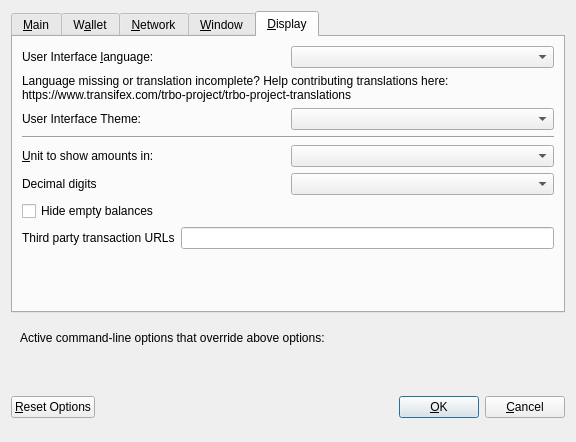
<?xml version="1.0" encoding="UTF-8"?>
<ui version="4.0">
 <class>OptionsDialog</class>
 <widget class="QDialog" name="OptionsDialog">
  <property name="geometry">
   <rect>
    <x>0</x>
    <y>0</y>
    <width>576</width>
    <height>442</height>
   </rect>
  </property>
  <property name="windowTitle">
   <string>Options</string>
  </property>
  <property name="modal">
   <bool>true</bool>
  </property>
  <layout class="QVBoxLayout" name="verticalLayout">
   <item>
    <widget class="QTabWidget" name="tabWidget">
     <property name="currentIndex">
      <number>4</number>
     </property>
     <widget class="QWidget" name="tabMain">
      <attribute name="title">
       <string>&amp;Main</string>
      </attribute>
      <layout class="QVBoxLayout" name="verticalLayout_Main">
       <item>
        <widget class="QCheckBox" name="bitcoinAtStartup">
         <property name="toolTip">
          <string>Automatically start TRBO after logging in to the system.</string>
         </property>
         <property name="text">
          <string>&amp;Start TRBO on system login</string>
         </property>
        </widget>
       </item>
       <item>
        <layout class="QHBoxLayout" name="horizontalLayout_2_Main">
         <item>
          <widget class="QLabel" name="databaseCacheLabel">
           <property name="text">
            <string>Size of &amp;database cache</string>
           </property>
           <property name="textFormat">
            <enum>Qt::PlainText</enum>
           </property>
           <property name="buddy">
            <cstring>databaseCache</cstring>
           </property>
          </widget>
         </item>
         <item>
          <widget class="QSpinBox" name="databaseCache"/>
         </item>
         <item>
          <widget class="QLabel" name="databaseCacheUnitLabel">
           <property name="text">
            <string>MB</string>
           </property>
           <property name="textFormat">
            <enum>Qt::PlainText</enum>
           </property>
          </widget>
         </item>
         <item>
          <spacer name="horizontalSpacer_2_Main">
           <property name="orientation">
            <enum>Qt::Horizontal</enum>
           </property>
           <property name="sizeHint" stdset="0">
            <size>
             <width>40</width>
             <height>20</height>
            </size>
           </property>
          </spacer>
         </item>
        </layout>
       </item>
       <item>
        <layout class="QHBoxLayout" name="horizontalLayout_3_Main">
         <item>
          <widget class="QLabel" name="threadsScriptVerifLabel">
           <property name="text">
            <string>Number of script &amp;verification threads</string>
           </property>
           <property name="textFormat">
            <enum>Qt::PlainText</enum>
           </property>
           <property name="buddy">
            <cstring>threadsScriptVerif</cstring>
           </property>
          </widget>
         </item>
         <item>
          <widget class="QSpinBox" name="threadsScriptVerif">
           <property name="toolTip">
            <string>(0 = auto, &lt;0 = leave that many cores free)</string>
           </property>
          </widget>
         </item>
         <item>
          <spacer name="horizontalSpacer_3_Main">
           <property name="orientation">
            <enum>Qt::Horizontal</enum>
           </property>
           <property name="sizeHint" stdset="0">
            <size>
             <width>40</width>
             <height>20</height>
            </size>
           </property>
          </spacer>
         </item>
        </layout>
       </item>
       <item>
        <spacer name="verticalSpacer_2">
         <property name="orientation">
          <enum>Qt::Vertical</enum>
         </property>
         <property name="sizeHint" stdset="0">
          <size>
           <width>20</width>
           <height>40</height>
          </size>
         </property>
        </spacer>
       </item>
      </layout>
     </widget>
     <widget class="QWidget" name="tabWallet">
      <attribute name="title">
       <string>W&amp;allet</string>
      </attribute>
      <layout class="QVBoxLayout" name="verticalLayout_Wallet">
       <item>
        <layout class="QHBoxLayout" name="horizontalLayout_2_Wallet">
         <item>
          <widget class="QLabel" name="labelStakeSplitThresholdText">
           <property name="text">
            <string>Stake split threshold:</string>
           </property>
          </widget>
         </item>
         <item>
          <widget class="QSpinBox" name="spinBoxStakeSplitThreshold">
           <property name="minimum">
            <number>1</number>
           </property>
           <property name="maximum">
            <number>999999</number>
           </property>
          </widget>
         </item>
        </layout>
       </item>
       <item>
        <widget class="QGroupBox" name="groupBox">
         <property name="title">
          <string>Expert</string>
         </property>
         <layout class="QVBoxLayout" name="verticalLayout_2">
          <item>
           <widget class="QCheckBox" name="coinControlFeatures">
            <property name="toolTip">
             <string>Whether to show coin control features or not.</string>
            </property>
            <property name="text">
             <string>Enable coin &amp;control features</string>
            </property>
           </widget>
          </item>
          <item>
           <widget class="QCheckBox" name="showMasternodesTab">
            <property name="toolTip">
             <string>Show additional tab listing all your masternodes in first sub-tab&lt;br/&gt;and all masternodes on the network in second sub-tab.</string>
            </property>
            <property name="text">
             <string>Show Masternodes Tab</string>
            </property>
           </widget>
          </item>
          <item>
           <widget class="QCheckBox" name="spendZeroConfChange">
            <property name="toolTip">
             <string>If you disable the spending of unconfirmed change, the change from a transaction&lt;br/&gt;cannot be used until that transaction has at least one confirmation.&lt;br/&gt;This also affects how your balance is computed.</string>
            </property>
            <property name="text">
             <string>&amp;Spend unconfirmed change</string>
            </property>
           </widget>
          </item>
         </layout>
        </widget>
       </item>
       <item>
        <spacer name="verticalSpacer_Wallet">
         <property name="orientation">
          <enum>Qt::Vertical</enum>
         </property>
         <property name="sizeHint" stdset="0">
          <size>
           <width>20</width>
           <height>40</height>
          </size>
         </property>
        </spacer>
       </item>
      </layout>
     </widget>
     <widget class="QWidget" name="tabNetwork">
      <attribute name="title">
       <string>&amp;Network</string>
      </attribute>
      <layout class="QVBoxLayout" name="verticalLayout_Network">
       <item>
        <widget class="QCheckBox" name="mapPortUpnp">
         <property name="toolTip">
          <string>Automatically open the TRBO client port on the router. This only works when your router supports UPnP and it is enabled.</string>
         </property>
         <property name="text">
          <string>Map port using &amp;UPnP</string>
         </property>
        </widget>
       </item>
       <item>
        <widget class="QCheckBox" name="allowIncoming">
         <property name="toolTip">
          <string>Accept connections from outside</string>
         </property>
         <property name="text">
          <string>Allow incoming connections</string>
         </property>
        </widget>
       </item>
       <item>
        <widget class="QCheckBox" name="connectSocks">
         <property name="toolTip">
          <string>Connect to the TRBO network through a SOCKS5 proxy.</string>
         </property>
         <property name="text">
          <string>&amp;Connect through SOCKS5 proxy (default proxy):</string>
         </property>
        </widget>
       </item>
       <item>
        <layout class="QHBoxLayout" name="horizontalLayout_1_Network">
         <item>
          <widget class="QLabel" name="proxyIpLabel">
           <property name="text">
            <string>Proxy &amp;IP:</string>
           </property>
           <property name="textFormat">
            <enum>Qt::PlainText</enum>
           </property>
           <property name="buddy">
            <cstring>proxyIp</cstring>
           </property>
          </widget>
         </item>
         <item>
          <widget class="QValidatedLineEdit" name="proxyIp">
           <property name="minimumSize">
            <size>
             <width>140</width>
             <height>0</height>
            </size>
           </property>
           <property name="maximumSize">
            <size>
             <width>140</width>
             <height>16777215</height>
            </size>
           </property>
           <property name="toolTip">
            <string>IP address of the proxy (e.g. IPv4: 127.0.0.1 / IPv6: ::1)</string>
           </property>
          </widget>
         </item>
         <item>
          <widget class="QLabel" name="proxyPortLabel">
           <property name="text">
            <string>&amp;Port:</string>
           </property>
           <property name="textFormat">
            <enum>Qt::PlainText</enum>
           </property>
           <property name="buddy">
            <cstring>proxyPort</cstring>
           </property>
          </widget>
         </item>
         <item>
          <widget class="QLineEdit" name="proxyPort">
           <property name="minimumSize">
            <size>
             <width>55</width>
             <height>0</height>
            </size>
           </property>
           <property name="maximumSize">
            <size>
             <width>55</width>
             <height>16777215</height>
            </size>
           </property>
           <property name="toolTip">
            <string>Port of the proxy (e.g. 9050)</string>
           </property>
          </widget>
         </item>
         <item>
          <spacer name="horizontalSpacer_1_Network">
           <property name="orientation">
            <enum>Qt::Horizontal</enum>
           </property>
           <property name="sizeHint" stdset="0">
            <size>
             <width>40</width>
             <height>20</height>
            </size>
           </property>
          </spacer>
         </item>
        </layout>
       </item>
       <item>
        <spacer name="verticalSpacer_Network">
         <property name="orientation">
          <enum>Qt::Vertical</enum>
         </property>
         <property name="sizeHint" stdset="0">
          <size>
           <width>20</width>
           <height>40</height>
          </size>
         </property>
        </spacer>
       </item>
      </layout>
     </widget>
     <widget class="QWidget" name="tabWindow">
      <attribute name="title">
       <string>&amp;Window</string>
      </attribute>
      <layout class="QVBoxLayout" name="verticalLayout_Window">
       <item>
        <widget class="QCheckBox" name="minimizeToTray">
         <property name="toolTip">
          <string>Show only a tray icon after minimizing the window.</string>
         </property>
         <property name="text">
          <string>&amp;Minimize to the tray instead of the taskbar</string>
         </property>
        </widget>
       </item>
       <item>
        <widget class="QCheckBox" name="minimizeOnClose">
         <property name="toolTip">
          <string>Minimize instead of exit the application when the window is closed. When this option is enabled, the application will be closed only after selecting Quit in the menu.</string>
         </property>
         <property name="text">
          <string>M&amp;inimize on close</string>
         </property>
        </widget>
       </item>
       <item>
        <spacer name="verticalSpacer_Window">
         <property name="orientation">
          <enum>Qt::Vertical</enum>
         </property>
         <property name="sizeHint" stdset="0">
          <size>
           <width>20</width>
           <height>40</height>
          </size>
         </property>
        </spacer>
       </item>
      </layout>
     </widget>
     <widget class="QWidget" name="tabDisplay">
      <attribute name="title">
       <string>&amp;Display</string>
      </attribute>
      <layout class="QVBoxLayout" name="verticalLayout_Display">
       <item>
        <layout class="QHBoxLayout" name="horizontalLayout_1_Display">
         <item>
          <widget class="QLabel" name="langLabel">
           <property name="text">
            <string>User Interface &amp;language:</string>
           </property>
           <property name="textFormat">
            <enum>Qt::PlainText</enum>
           </property>
           <property name="buddy">
            <cstring>lang</cstring>
           </property>
          </widget>
         </item>
         <item>
          <widget class="QValueComboBox" name="lang">
           <property name="toolTip">
            <string>The user interface language can be set here. This setting will take effect after restarting TRBO.</string>
           </property>
          </widget>
         </item>
        </layout>
       </item>
       <item>
        <widget class="QLabel" name="label_3">
         <property name="toolTip">
          <string notr="true"/>
         </property>
         <property name="statusTip">
          <string notr="true"/>
         </property>
         <property name="whatsThis">
          <string notr="true"/>
         </property>
         <property name="accessibleName">
          <string notr="true"/>
         </property>
         <property name="text">
          <string>Language missing or translation incomplete? Help contributing translations here:
https://www.transifex.com/trbo-project/trbo-project-translations</string>
         </property>
         <property name="wordWrap">
          <bool>true</bool>
         </property>
         <property name="openExternalLinks">
          <bool>true</bool>
         </property>
         <property name="textInteractionFlags">
          <set>Qt::TextBrowserInteraction</set>
         </property>
        </widget>
       </item>
       <item>
        <layout class="QHBoxLayout" name="horizontalLayout_4_Display" stretch="0,0">
         <item>
          <widget class="QLabel" name="themeLabel">
           <property name="text">
            <string>User Interface Theme:</string>
           </property>
          </widget>
         </item>
         <item>
          <widget class="QValueComboBox" name="theme"/>
         </item>
        </layout>
       </item>
       <item>
        <widget class="Line" name="line">
         <property name="orientation">
          <enum>Qt::Horizontal</enum>
         </property>
        </widget>
       </item>
       <item>
        <layout class="QHBoxLayout" name="horizontalLayout_2_Display">
         <item>
          <widget class="QLabel" name="unitLabel">
           <property name="text">
            <string>&amp;Unit to show amounts in:</string>
           </property>
           <property name="textFormat">
            <enum>Qt::PlainText</enum>
           </property>
           <property name="buddy">
            <cstring>unit</cstring>
           </property>
          </widget>
         </item>
         <item>
          <widget class="QValueComboBox" name="unit">
           <property name="toolTip">
            <string>Choose the default subdivision unit to show in the interface and when sending coins.</string>
           </property>
          </widget>
         </item>
        </layout>
       </item>
       <item>
        <layout class="QHBoxLayout" name="horizontalLayout_5_Display">
         <item>
          <widget class="QLabel" name="digitsLabel">
           <property name="text">
            <string>Decimal digits</string>
           </property>
          </widget>
         </item>
         <item>
          <widget class="QValueComboBox" name="digits"/>
         </item>
        </layout>
       </item>
       <item>
        <widget class="QCheckBox" name="checkBoxHideZeroBalances">
         <property name="toolTip">
          <string>Hide empty balances</string>
         </property>
         <property name="layoutDirection">
          <enum>Qt::LeftToRight</enum>
         </property>
         <property name="text">
          <string>Hide empty balances</string>
         </property>
        </widget>
       </item>
       <item>
        <layout class="QHBoxLayout" name="horizontalLayout_3_Display">
         <item>
          <widget class="QLabel" name="thirdPartyTxUrlsLabel">
           <property name="toolTip">
            <string>Third party URLs (e.g. a block explorer) that appear in the transactions tab as context menu items. %s in the URL is replaced by transaction hash. Multiple URLs are separated by vertical bar |.</string>
           </property>
           <property name="text">
            <string>Third party transaction URLs</string>
           </property>
           <property name="buddy">
            <cstring>thirdPartyTxUrls</cstring>
           </property>
          </widget>
         </item>
         <item>
          <widget class="QLineEdit" name="thirdPartyTxUrls">
           <property name="toolTip">
            <string>Third party URLs (e.g. a block explorer) that appear in the transactions tab as context menu items. %s in the URL is replaced by transaction hash. Multiple URLs are separated by vertical bar |.</string>
           </property>
          </widget>
         </item>
        </layout>
       </item>
       <item>
        <spacer name="verticalSpacer">
         <property name="orientation">
          <enum>Qt::Vertical</enum>
         </property>
         <property name="sizeHint" stdset="0">
          <size>
           <width>20</width>
           <height>40</height>
          </size>
         </property>
        </spacer>
       </item>
      </layout>
     </widget>
    </widget>
   </item>
   <item>
    <widget class="QFrame" name="frame">
     <layout class="QVBoxLayout" name="verticalLayout_Bottom">
      <item>
       <layout class="QHBoxLayout" name="horizontalLayout_Bottom">
        <item>
         <widget class="QLabel" name="overriddenByCommandLineInfoLabel">
          <property name="text">
           <string>Active command-line options that override above options:</string>
          </property>
          <property name="textFormat">
           <enum>Qt::PlainText</enum>
          </property>
         </widget>
        </item>
        <item>
         <spacer name="horizontalSpacer_Bottom">
          <property name="orientation">
           <enum>Qt::Horizontal</enum>
          </property>
          <property name="sizeHint" stdset="0">
           <size>
            <width>40</width>
            <height>20</height>
           </size>
          </property>
         </spacer>
        </item>
       </layout>
      </item>
      <item>
       <widget class="QLabel" name="overriddenByCommandLineLabel">
        <property name="text">
         <string/>
        </property>
        <property name="textFormat">
         <enum>Qt::PlainText</enum>
        </property>
        <property name="wordWrap">
         <bool>true</bool>
        </property>
       </widget>
      </item>
     </layout>
    </widget>
   </item>
   <item>
    <layout class="QHBoxLayout" name="horizontalLayout_Buttons">
     <item>
      <widget class="QPushButton" name="resetButton">
       <property name="toolTip">
        <string>Reset all client options to default.</string>
       </property>
       <property name="text">
        <string>&amp;Reset Options</string>
       </property>
       <property name="autoDefault">
        <bool>false</bool>
       </property>
      </widget>
     </item>
     <item>
      <spacer name="horizontalSpacer_1">
       <property name="orientation">
        <enum>Qt::Horizontal</enum>
       </property>
       <property name="sizeHint" stdset="0">
        <size>
         <width>40</width>
         <height>48</height>
        </size>
       </property>
      </spacer>
     </item>
     <item>
      <widget class="QLabel" name="statusLabel">
       <property name="minimumSize">
        <size>
         <width>200</width>
         <height>0</height>
        </size>
       </property>
       <property name="font">
        <font>
         <weight>75</weight>
         <bold>true</bold>
        </font>
       </property>
       <property name="text">
        <string/>
       </property>
       <property name="textFormat">
        <enum>Qt::PlainText</enum>
       </property>
       <property name="wordWrap">
        <bool>true</bool>
       </property>
      </widget>
     </item>
     <item>
      <spacer name="horizontalSpacer_2">
       <property name="orientation">
        <enum>Qt::Horizontal</enum>
       </property>
       <property name="sizeHint" stdset="0">
        <size>
         <width>40</width>
         <height>48</height>
        </size>
       </property>
      </spacer>
     </item>
     <item>
      <widget class="QPushButton" name="okButton">
       <property name="text">
        <string>&amp;OK</string>
       </property>
       <property name="autoDefault">
        <bool>false</bool>
       </property>
       <property name="default">
        <bool>true</bool>
       </property>
      </widget>
     </item>
     <item>
      <widget class="QPushButton" name="cancelButton">
       <property name="text">
        <string>&amp;Cancel</string>
       </property>
       <property name="autoDefault">
        <bool>false</bool>
       </property>
      </widget>
     </item>
    </layout>
   </item>
  </layout>
 </widget>
 <customwidgets>
  <customwidget>
   <class>QValidatedLineEdit</class>
   <extends>QLineEdit</extends>
   <header>qvalidatedlineedit.h</header>
  </customwidget>
  <customwidget>
   <class>QValueComboBox</class>
   <extends>QComboBox</extends>
   <header>qvaluecombobox.h</header>
  </customwidget>
 </customwidgets>
 <resources/>
 <connections/>
</ui>
